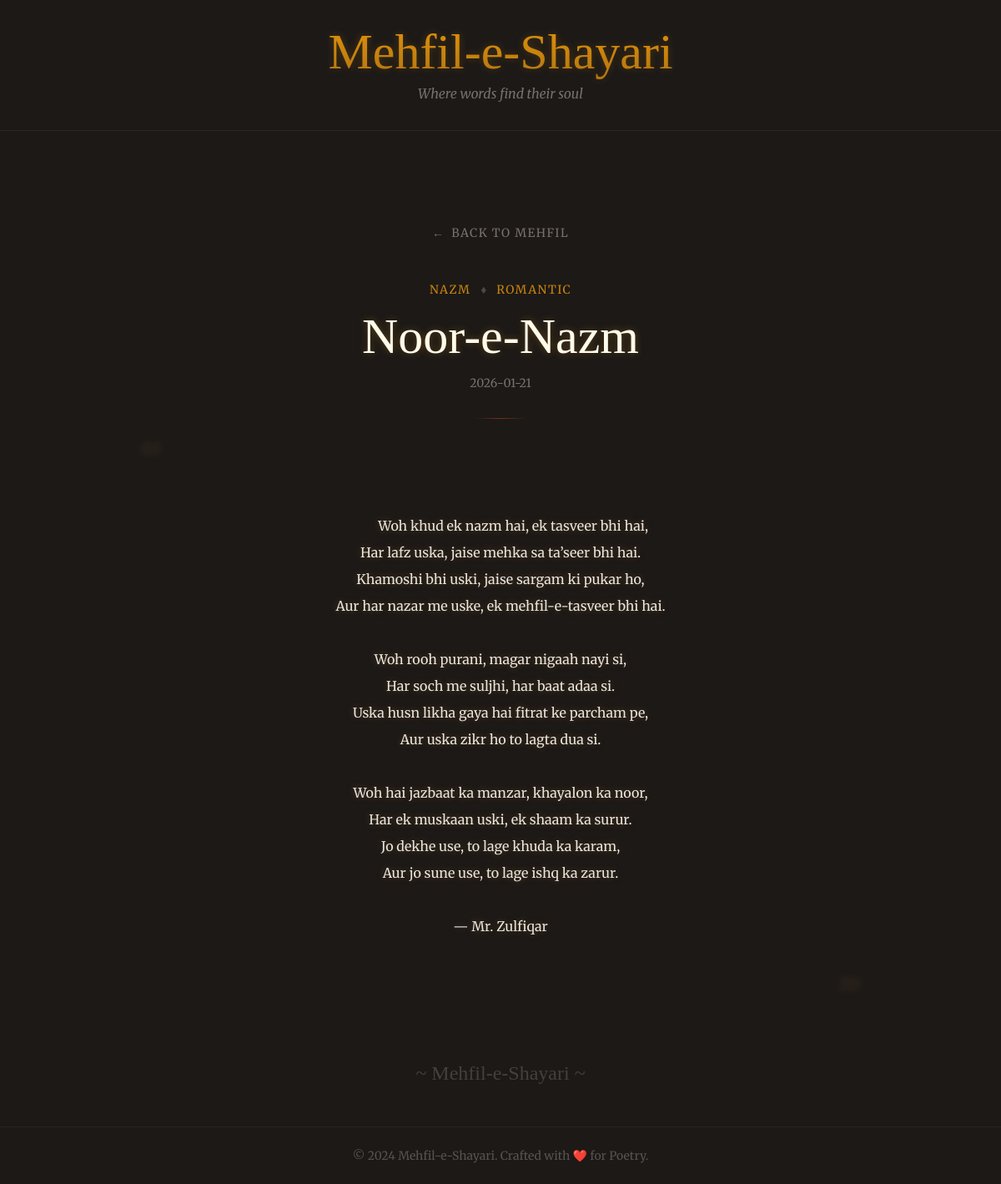
/shayari/1, run on the app's committed database.
### tables this page shows
CREATE TABLE shayari (
    id INTEGER PRIMARY KEY AUTOINCREMENT,
    title TEXT NOT NULL,
    content TEXT NOT NULL,
    category TEXT,
    mood TEXT,
    created_at TIMESTAMP DEFAULT CURRENT_TIMESTAMP,
    is_published INTEGER DEFAULT 0
);

### app.py (the view)
@app.route('/shayari/<int:id>')
def shayari_detail(id):
    conn = get_db_connection()
    shayari = None
    if conn:
        cursor = conn.cursor()
        cursor.execute("SELECT * FROM shayari WHERE id = ? AND is_published = 1", (id,))
        shayari = cursor.fetchone()
        cursor.close()
    if shayari is None:
        return render_template('public/base.html', content="<h2 class='text-center text-red-500'>Shayari not found.</h2>"), 404 # Fallback
    return render_template('public/shayari_detail.html', shayari=shayari)

### app.py (called while the page is built)
@app.template_filter('format_date')
def format_date(value):
    from datetime import datetime
    if isinstance(value, datetime):
        return value.strftime('%Y-%m-%d')
    elif isinstance(value, str):
        return value[:10] if value else 'Unknown'
    return 'Unknown'

def get_db_connection():
    if 'db' not in g:
        try:
            g.db = sqlite3.connect(
                app.config['DATABASE'],
                detect_types=sqlite3.PARSE_DECLTYPES | sqlite3.PARSE_COLNAMES
            )
            g.db.row_factory = sqlite3.Row
        except sqlite3.Error as err:
            print(f"Error connecting to database: {err}")
            return None
    return g.db

@app.teardown_appcontext
def close_db_connection(exception):
    db = g.pop('db', None)
    if db is not None:
        db.close()

### templates/public/shayari_detail.html (shortened to what this page needs)
{% extends 'public/base.html' %}
{% block content %}
<div class="max-w-3xl mx-auto mt-8 md:mt-16 text-center">
    <div class="mb-12">
        <a href="{{ url_for('home') }}"
            class="text-stone-500 hover:text-mehfil-gold transition-colors text-sm uppercase tracking-widest flex items-center justify-center gap-2">
            <span>&larr;</span> Back to Mehfil
        </a>
    </div>
    <div class="mb-8 animate-fade-in-up">
        <div class="flex items-center justify-center gap-3 text-sm text-mehfil-gold mb-4 opacity-80">
            <span class="uppercase tracking-widest">{{ shayari.category }}</span>
            <span class="text-stone-600">&diams;</span>
            <span class="uppercase tracking-widest">{{ shayari.mood }}</span>
        </div>
        <h1 class="text-4xl md:text-6xl font-heading text-mehfil-cream ambiance-glow mb-4">{{ shayari.title }}</h1>
        <p class="text-stone-500 text-sm">{{ shayari.created_at | format_date }}</p>
    </div>
    <div class="w-16 h-px bg-gradient-to-r from-transparent via-mehfil-accent to-transparent mx-auto mb-12"></div>
    <div
        class="prose prose-invert prose-lg md:prose-xl mx-auto font-body text-stone-200 leading-loose whitespace-pre-wrap ambiance-glow relative">
        <span class="text-6xl text-stone-800 font-heading absolute -top-8 -left-4 md:-left-12 opacity-50">“</span>
        {{ shayari.content }}
        <span class="text-6xl text-stone-800 font-heading absolute -bottom-8 -right-4 md:-right-12 opacity-50">”</span>
    </div>
    <div class="mt-20 text-stone-700">
        <p class="font-heading text-2xl">~ Mehfil-e-Shayari ~</p>
    </div>
</div>
{% endblock %}

### static/css/mehfil.css (style rules this page uses)
:root { --color-bg-dark: #1c1917; --color-text-gold: #f59e0b; --color-text-cream: #fffbeb; }
body { background-color: var(--color-bg-dark); color: var(--color-text-cream); font-family: 'Merriweather', serif; }
h1, h2, h3, h4, h5, h6 { font-family: 'Cinzel Decorative', cursive; }
.ambiance-glow { text-shadow: 0 0 10px rgba(245, 158, 11, 0.3); }

### data on the page
shayari: category "NAZM", mood "ROMANTIC", title "Noor-e-Nazm", created_at "2026-01-21", content "Woh khud ek nazm hai, ek tasveer bhi hai, Har lafz uska, jaise mehka sa ta’seer bhi hai. Khamoshi bhi uski, jaise sargam ki pukar ho, Aur har nazar me uske, ek mehfil-e-tasveer bhi hai. Woh rooh purani, magar nigaah nayi si, Har soch me suljhi, har baat adaa si. Uska husn likha gaya hai fitrat ke parcham pe, Aur uska zikr ho to lagta dua si. Woh hai jazbaat ka manzar, khayalon ka noor, Har ek muskaan uski, ek shaam ka surur. Jo dekhe use, to lage khuda ka karam, Aur jo sune use, to lage ishq ka zarur. — Mr. Zulfiqar"
